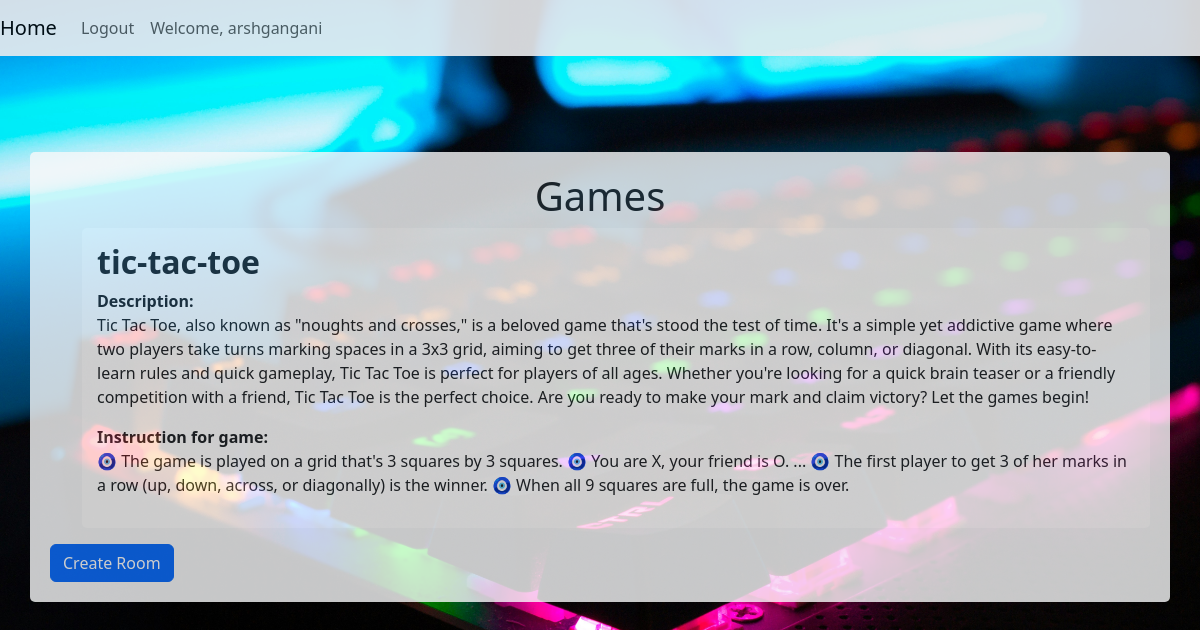
The app's page / (signed in) with its own data.
### gameapp/models.py (models this page shows, shortened)
class Game(models.Model):
    Name = models.CharField(max_length=200)
    Description = models.TextField()
    Rules = models.TextField()

### authentication/views.py (the view)
# urls.py: path("", views.home, name="home"),
def home(request):
    games = Game.objects.all()
    return render(request,'home.html',{'games': games})

### templates/home.html (shortened to what this page needs)
<head>
    {% load bootstrap5 %}
    {% bootstrap_css %}
</head>
<nav class="navbar navbar-expand-lg navbar-light" style="background-color: #e9ecef;">
    <a class="navbar-brand" href="/">Home</a>
    <div class="collapse navbar-collapse" id="navbarText">
        <ul class="navbar-nav mr-auto">
            {% if user.is_authenticated %}
            <li class="nav-item">
                <a class="nav-link" href="logout">Logout</a>
            </li>
            <li class="nav-item">
                <a class="nav-link" href="/profile/{{ user.username }}">Welcome, {{ user.username }}</a>
            </li>
            {% else %}
            <li class="nav-item">
                <a class="nav-link" href="login">Login</a>
            </li>
            {% endif %}
        </ul>
    </div>
</nav>
<div class="container" style="background-color: #f8f9fa; padding: 20px; border-radius: 5px; margin-top: 6em;">
    <h1 align="center">Games</h1>
    <ul style="list-style-type: none;">
        {% for game in games %}
        <li style="background-color: #ffffff; padding: 15px; margin-bottom: 10px; border-radius: 5px;">
            <h2 ><b>{{ game.Name }}</b></h2>
            <p><b>Description:</b><br> {{ game.Description }}</p>
            <p><b>Instruction for game:</b><br> {{ game.Rules }}</p>
        </li>
        {% endfor %}
    </ul>
    <button class="btn btn-primary"><a href="/room" style="text-decoration: none; color: #ffffff;">Create Room</a></button>
</div>

### templates/home.html (style rules this page uses)
.navbar { opacity: 0.9; }
.container { opacity: 0.8; margin-top: 5em; }

### records on screen
Game: Name "tic-tac-toe", Description "Tic Tac Toe, also known as \"noughts and crosses,\" is a beloved game that's stood the test of time. It's a simple yet addictive game where two players take turns marking spaces in a 3x3 grid, aiming to get three of their marks in a row, column, or diagonal. With its easy-to-learn rules and quick gameplay, Tic Tac Toe is perfect for players of all ages. Whether you're looking for a quick brain teaser or a friendly competition with a friend, Tic Tac Toe is the perfect choice. Are you ready to make your mark and claim victory? Let the games begin!", Rules "🧿 The game is played on a grid that's 3 squares by 3 squares. 🧿 You are X, your friend is O. ... 🧿 The first player to get 3 of her marks in a row (up, down, across, or diagonally) is the winner. 🧿 When all 9 squares are full, the game is over."

### other values on screen
{{ user.username }} "arshgangani"
